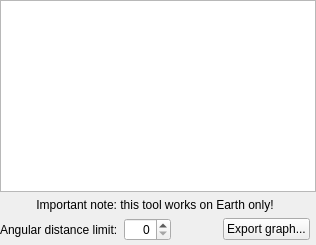
            <widget class="QWidget" name="tabLunarElongation">
             <attribute name="title">
              <string>Lunar Elongation</string>
             </attribute>
             <layout class="QGridLayout" name="gridLayout_13">
              <property name="leftMargin">
               <number>0</number>
              </property>
              <property name="topMargin">
               <number>0</number>
              </property>
              <property name="rightMargin">
               <number>0</number>
              </property>
              <property name="bottomMargin">
               <number>4</number>
              </property>
              <item row="0" column="0" colspan="2">
               <widget class="QChartView" name="lunarElongationChartView"/>
              </item>
              <item row="2" column="0">
               <layout class="QGridLayout" name="gridLayout_25">
                <item row="1" column="0">
                 <widget class="QLabel" name="lunarElongationLimitLabel">
                  <property name="text">
                   <string>Angular distance limit:</string>
                  </property>
                 </widget>
                </item>
                <item row="0" column="0" colspan="4">
                 <widget class="QLabel" name="lunarElongationNote">
                  <property name="sizePolicy">
                   <sizepolicy hsizetype="Expanding" vsizetype="Preferred">
                    <horstretch>0</horstretch>
                    <verstretch>0</verstretch>
                   </sizepolicy>
                  </property>
                  <property name="text">
                   <string>Important note: this tool works on Earth only!</string>
                  </property>
                  <property name="alignment">
                   <set>Qt::AlignCenter</set>
                  </property>
                 </widget>
                </item>
                <item row="1" column="1">
                 <widget class="QSpinBox" name="lunarElongationLimitSpinBox">
                  <property name="maximumSize">
                   <size>
                    <width>100</width>
                    <height>16777215</height>
                   </size>
                  </property>
                  <property name="alignment">
                   <set>Qt::AlignRight|Qt::AlignTrailing|Qt::AlignVCenter</set>
                  </property>
                  <property name="maximum">
                   <number>180</number>
                  </property>
                 </widget>
                </item>
                <item row="1" column="2">
                 <spacer name="horizontalSpacer_16">
                  <property name="orientation">
                   <enum>Qt::Horizontal</enum>
                  </property>
                  <property name="sizeHint" stdset="0">
                   <size>
                    <width>40</width>
                    <height>20</height>
                   </size>
                  </property>
                 </spacer>
                </item>
                <item row="1" column="3">
                 <widget class="QPushButton" name="exportLunarElongationPushButton">
                  <property name="text">
                   <string>Export graph...</string>
                  </property>
                 </widget>
                </item>
               </layout>
              </item>
             </layout>
            </widget>
